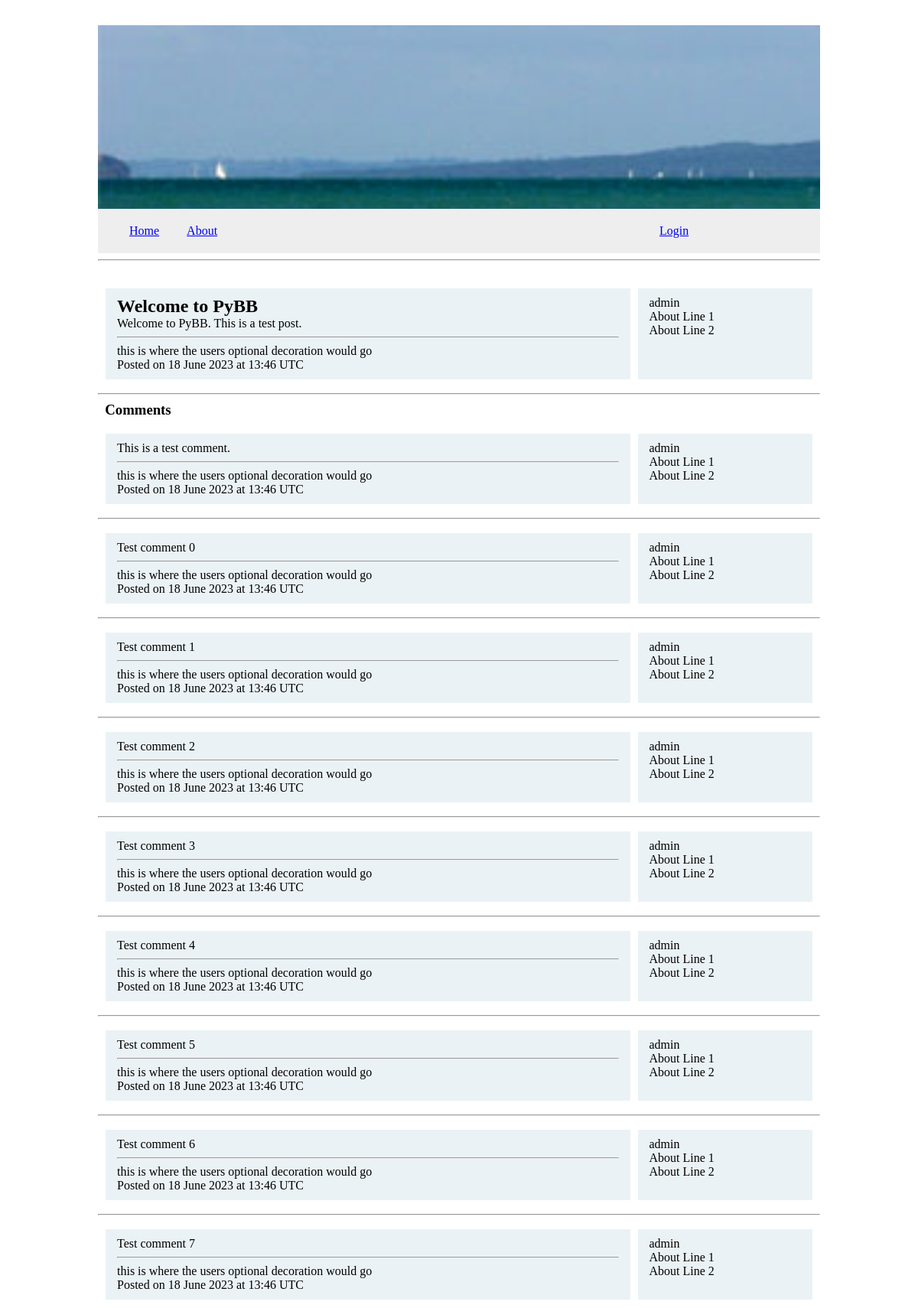
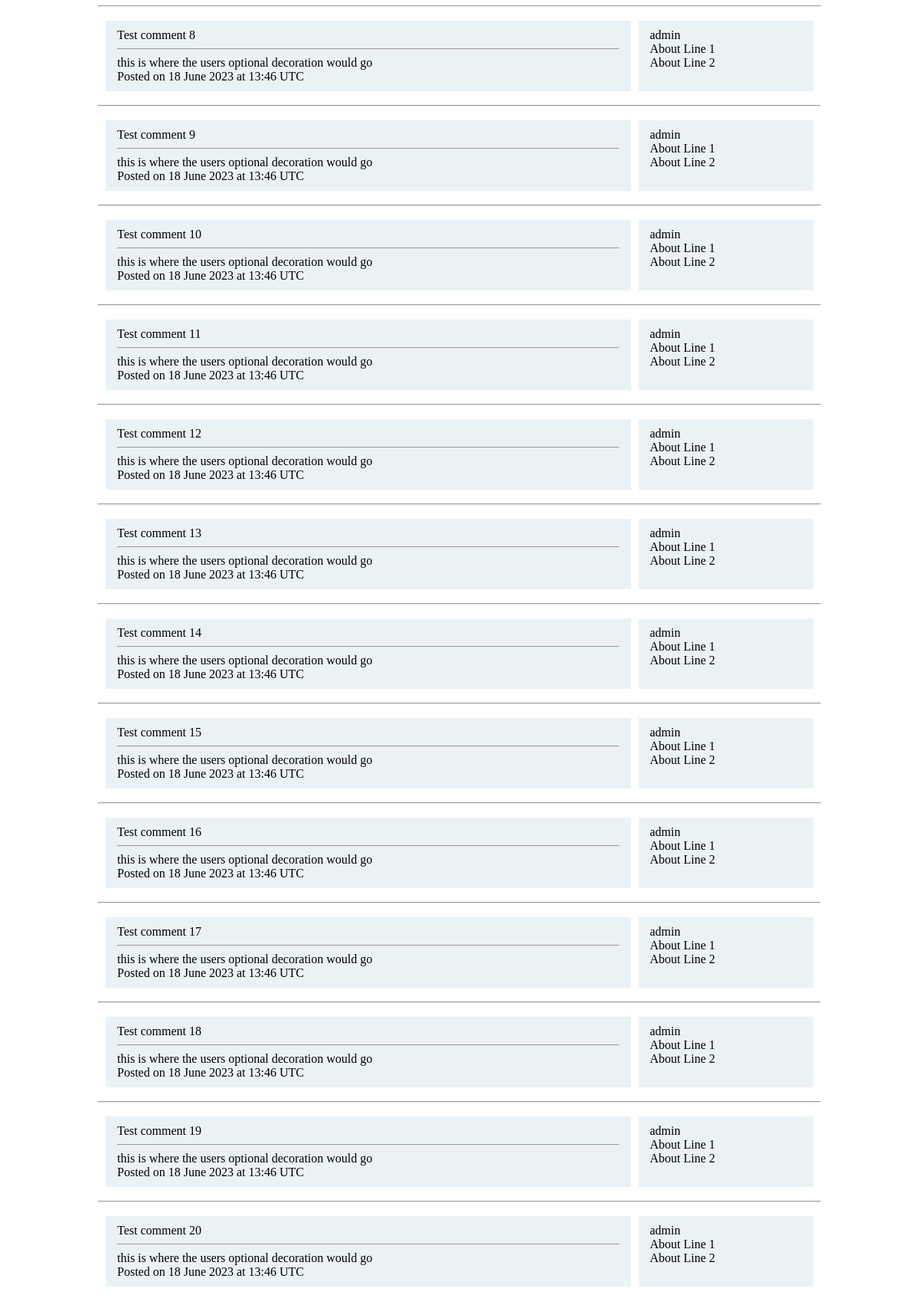
Page /post (upper part) on the committed database (2 pictures, top to bottom).
### tables this page shows
CREATE TABLE posts
                (boardid integer, postid integer, posttitle text, postcontent text, postauthorid integer, postdate integer, posttime integer);

CREATE TABLE users
                (userid integer, username text, hashedpassword text, email text, userabout1 string, userabout2 string, datejoined integer, locked integer, confirmedemail integer);

CREATE TABLE comments
                (postid integer, commentid integer, commentcontent text, commentauthorid integer, commentauthorname string, commentdate integer, commenttime integer);

### main.py (the view)
@app.route("/post")
def postView():
    session_token = request.cookies.get("session_token")
    loggedInUsername = (
        Database.get_username_from_user_id(bbcrypto.lookup_session_token(session_token))
        if session_token is not None
        else None
    )
    postID = request.args.get("postid", default=1, type=int)
    postInfo = Database.get_post_info(postID)
    comments = Database.get_comments_from_post(postID)
    userInfo = Database.get_user_info(postInfo[4])
    postInfo = list(postInfo)
    comments = [list(comment) for comment in comments]
    print(postInfo)
    postInfo[5] = datetime.strptime(str(postInfo[5]), "%Y%m%d").strftime("%d %B %Y")
    for comment in comments:
        comment[5] = datetime.strptime(str(comment[5]), "%Y%m%d").strftime("%d %B %Y")
    postInfo[6] = datetime.strptime(str(postInfo[6]), "%H%M%S").strftime("%H:%M UTC")
    for comment in comments:
        comment[6] = datetime.strptime(str(comment[6]), "%H%M%S").strftime("%H:%M UTC")
    for comment in comments:
        commentAuthorInfo = Database.get_user_info(comment[3])
        commentAuthorInfo = list(commentAuthorInfo)
        comment.append(commentAuthorInfo)
    Database.write_log(
        f"Request to post page with id {postID} from {request.environ['REMOTE_ADDR']} with user token {session_token}.",
        f"{request.environ['REMOTE_ADDR']}",
    )
    return render_template(
        "post.html",
        user=userInfo,
        post=postInfo,
        comments=comments,
        username=loggedInUsername,
    )

### BulletinDatabaseModule.py (called while the page is built)
    def connect(self):
        return sqlite3.connect("db/bb.db3")

    def connect_logdb(self):
        return sqlite3.connect("db/log.db3")

    def get_user_info(self, userid):
        db = self.connect()
        c = db.cursor()
        c.execute(f"select * from users where userid = ? ", (str(userid), ))
        user = c.fetchone()
        c.close()
        db.close()
        return user

    def get_post_info(self, postid):
        db = self.connect()
        c = db.cursor()
        c.execute(f"select * from posts where postid = ? ", (str(postid),))
        post = c.fetchone()
        c.close()
        db.close()
        return post

    def get_comments_from_post(self, postid):
        db = self.connect()
        c = db.cursor()
        c.execute(f"select * from comments where postid = ? ", (str(postid),))
        comments = c.fetchall()
        c.close()
        db.close()
        return comments

    def write_log(self, log_message, ipaddress):
        db = self.connect_logdb()
        c = db.cursor()
        c.execute(
            f"""insert into log
                values ({datetime.utcnow().strftime('%Y%m%d')}, {datetime.utcnow().strftime('%H%M%S')}, ?, ?)""",
            (log_message, ipaddress),
        )
        db.commit()
        c.close()
        db.close()

### main.py (called while the page is built)
@app.template_filter("date")
def date_filter(s):
    return datetime.utcnow().strftime("%Y")

### templates/post.html
{% extends "base.html" %}
{% block content %}
<div class="grid-container">
    <div class="post">
        <p class="nomargin posttitle">{{ post[2] }}</p>
        <p class="nomargin postcontent">{{ post[3]|safe }}</p>
        <hr>
        {{ "this is where the users optional decoration would go"|safe }}
        <p class="nomargin">Posted on {{ post[5] }} at {{ post[6] }}</p>
    </div>
    <div class="author">
        <p class="nomargin username">{{ user[1] }}</p>
        <p class="nomargin userabout">{{ user[4] }}</p>
        <p class="nomargin userabout">{{ user[5] }}</p>
    </div>
</div>
<hr>
<h3>Comments</h3>
{% for comment in comments %}
<div class="grid-container">
    <div class="commentcontent">
        {{ comment[2]|safe }}
        <hr>
        {{ "this is where the users optional decoration would go"|safe }}
        <p class="nomargin">Posted on {{ comment[5] }} at {{ comment[6] }}</p>
    </div>
    <div class="commentauthor">
        <p class="nomargin username">{{ comment[4] }}</p>
        <p class="nomargin userabout">{{ comment[7][4] }}</p>
        <p class="nomargin userabout">{{ comment[7][5] }}</p>
    </div>
</div>
<hr>
{% endfor %}
{% endblock content %}

### templates/base.html (shortened to what this page needs)
<!DOCTYPE html>
<html lang="en">
<head>
    <link rel="stylesheet" href="{{ url_for('static', filename='style.css') }}">
</head>
<body>
    {% include "_navigation.html" %}
    {% block content %}{% endblock content %}
</body>
</html>

### templates/_navigation.html
<div class="banner"></div>
<header>
    <nav>
        <div class="header-grid">
            <div>
                <section>
                    {% for menu_item in ["home", "about"] %}
                    <a href="{{ url_for(menu_item) }}">{{ menu_item.title() }}</a>
                    {% endfor %}
                </section>
            </div>
            <div class="right-aligned">
                <section>
                    {% if username != None %}
                        <a class="right-aligned" href="{{ url_for('postcreation') }}">Create Post</a>
                        <a class="right-aligned" href="{{ url_for('logout') }}">Logout {{ username }}</a>
                    {% else %}
                        <a class="right-aligned" href="{{ url_for('login') }}">Login</a>
                    {% endif %}
                </section>
            </div>
        </div>
    </nav>
</header>
<hr>
<br>

### static/style.css (style rules this page uses)
body { font-family: NunitoSans; padding: 25px 10vw 75px; }
nav { background-color: #eee; overflow: hidden; scroll-behavior: smooth; }
.header-grid { display: grid; -webkit-hyphens: auto; -moz-hyphens: auto; -ms-hyphens: auto; hyphens: auto; grid-template-columns: 75fr 25fr; background-color: #eee; padding: 10px; }
.right-aligned { text-align: right; }
.header-grid > div { background-color: #eee; text-align: left; padding: 10px 15px 10px 15px; }
.banner { width: 94.95%; height: 200px; background: url("images/banner.jpg") no-repeat; background-size: cover; padding: 20px 2vw 20px; }
p, a { margin: 1em; }
.nomargin { margin: 0; }
h1, h2, h3 { margin: 0.5em; }
.grid-container { display: grid; -webkit-hyphens: auto; -moz-hyphens: auto; -ms-hyphens: auto; hyphens: auto; grid-template-columns: 75fr 25fr; gap: 10px; background-color: #ffffff; padding: 10px; }
.grid-container > div { background-color: rgba(230, 239, 244, 0.8); text-align: left; padding: 10px 15px 10px 15px; }
.posttitle { font-size: 1.5em; font-weight: bold; }

### rows in the picture
posts: posttitle "Welcome to PyBB", postcontent "Welcome to PyBB. This is a test post.", postdate "18 June 2023", posttime "13:46 UTC"
users: username "admin", userabout1 "About Line 1", userabout2 "About Line 2"
comments: commentcontent "This is a test comment.", value "this is where the users optional decoration would go", commentdate "18 June 2023", commenttime "13:46 UTC", commentauthorname "admin", userabout1 "About Line 1", userabout2 "About Line 2"
comments: commentcontent "Test comment 0", value "this is where the users optional decoration would go", commentdate "18 June 2023", commenttime "13:46 UTC", commentauthorname "admin", userabout1 "About Line 1", userabout2 "About Line 2"
comments: commentcontent "Test comment 1", value "this is where the users optional decoration would go", commentdate "18 June 2023", commenttime "13:46 UTC", commentauthorname "admin", userabout1 "About Line 1", userabout2 "About Line 2"
comments: commentcontent "Test comment 2", value "this is where the users optional decoration would go", commentdate "18 June 2023", commenttime "13:46 UTC", commentauthorname "admin", userabout1 "About Line 1", userabout2 "About Line 2"
comments: commentcontent "Test comment 3", value "this is where the users optional decoration would go", commentdate "18 June 2023", commenttime "13:46 UTC", commentauthorname "admin", userabout1 "About Line 1", userabout2 "About Line 2"
comments: commentcontent "Test comment 4", value "this is where the users optional decoration would go", commentdate "18 June 2023", commenttime "13:46 UTC", commentauthorname "admin", userabout1 "About Line 1", userabout2 "About Line 2"
comments: commentcontent "Test comment 5", value "this is where the users optional decoration would go", commentdate "18 June 2023", commenttime "13:46 UTC", commentauthorname "admin", userabout1 "About Line 1", userabout2 "About Line 2"
comments: commentcontent "Test comment 6", value "this is where the users optional decoration would go", commentdate "18 June 2023", commenttime "13:46 UTC", commentauthorname "admin", userabout1 "About Line 1", userabout2 "About Line 2"
comments: commentcontent "Test comment 7", value "this is where the users optional decoration would go", commentdate "18 June 2023", commenttime "13:46 UTC", commentauthorname "admin", userabout1 "About Line 1", userabout2 "About Line 2"
comments: commentcontent "Test comment 8", value "this is where the users optional decoration would go", commentdate "18 June 2023", commenttime "13:46 UTC", commentauthorname "admin", userabout1 "About Line 1", userabout2 "About Line 2"
comments: commentcontent "Test comment 9", value "this is where the users optional decoration would go", commentdate "18 June 2023", commenttime "13:46 UTC", commentauthorname "admin", userabout1 "About Line 1", userabout2 "About Line 2"
comments: commentcontent "Test comment 10", value "this is where the users optional decoration would go", commentdate "18 June 2023", commenttime "13:46 UTC", commentauthorname "admin", userabout1 "About Line 1", userabout2 "About Line 2"
comments: commentcontent "Test comment 11", value "this is where the users optional decoration would go", commentdate "18 June 2023", commenttime "13:46 UTC", commentauthorname "admin", userabout1 "About Line 1", userabout2 "About Line 2"
comments: commentcontent "Test comment 12", value "this is where the users optional decoration would go", commentdate "18 June 2023", commenttime "13:46 UTC", commentauthorname "admin", userabout1 "About Line 1", userabout2 "About Line 2"
comments: commentcontent "Test comment 13", value "this is where the users optional decoration would go", commentdate "18 June 2023", commenttime "13:46 UTC", commentauthorname "admin", userabout1 "About Line 1", userabout2 "About Line 2"
comments: commentcontent "Test comment 14", value "this is where the users optional decoration would go", commentdate "18 June 2023", commenttime "13:46 UTC", commentauthorname "admin", userabout1 "About Line 1", userabout2 "About Line 2"
comments: commentcontent "Test comment 15", value "this is where the users optional decoration would go", commentdate "18 June 2023", commenttime "13:46 UTC", commentauthorname "admin", userabout1 "About Line 1", userabout2 "About Line 2"
comments: commentcontent "Test comment 16", value "this is where the users optional decoration would go", commentdate "18 June 2023", commenttime "13:46 UTC", commentauthorname "admin", userabout1 "About Line 1", userabout2 "About Line 2"
comments: commentcontent "Test comment 17", value "this is where the users optional decoration would go", commentdate "18 June 2023", commenttime "13:46 UTC", commentauthorname "admin", userabout1 "About Line 1", userabout2 "About Line 2"
comments: commentcontent "Test comment 18", value "this is where the users optional decoration would go", commentdate "18 June 2023", commenttime "13:46 UTC", commentauthorname "admin", userabout1 "About Line 1", userabout2 "About Line 2"
comments: commentcontent "Test comment 19", value "this is where the users optional decoration would go", commentdate "18 June 2023", commenttime "13:46 UTC", commentauthorname "admin", userabout1 "About Line 1", userabout2 "About Line 2"
comments: commentcontent "Test comment 20", value "this is where the users optional decoration would go", commentdate "18 June 2023", commenttime "13:46 UTC", commentauthorname "admin", userabout1 "About Line 1", userabout2 "About Line 2"

### other values in the picture
{{ menu_item.title() }} "Home" "About"
{{ "this is where the users optional decoration would go"|safe }} "this is where the users optional decoration would go"
